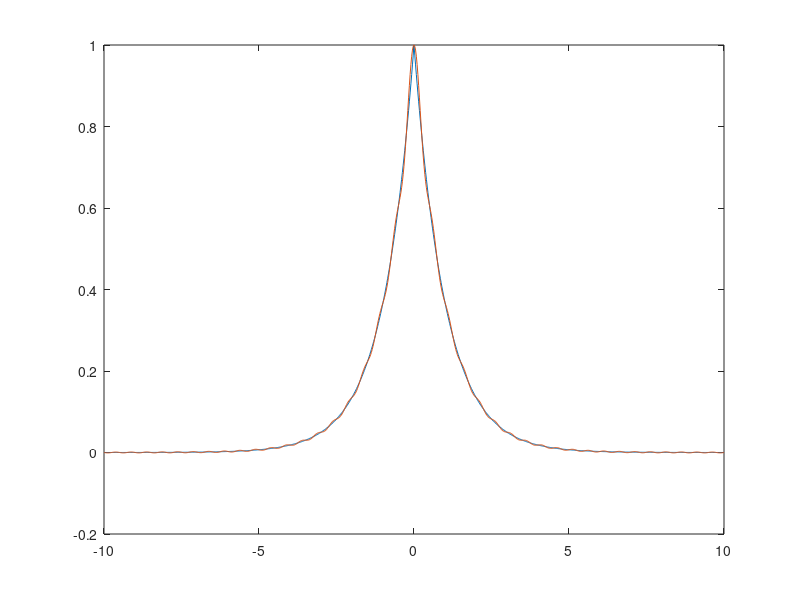
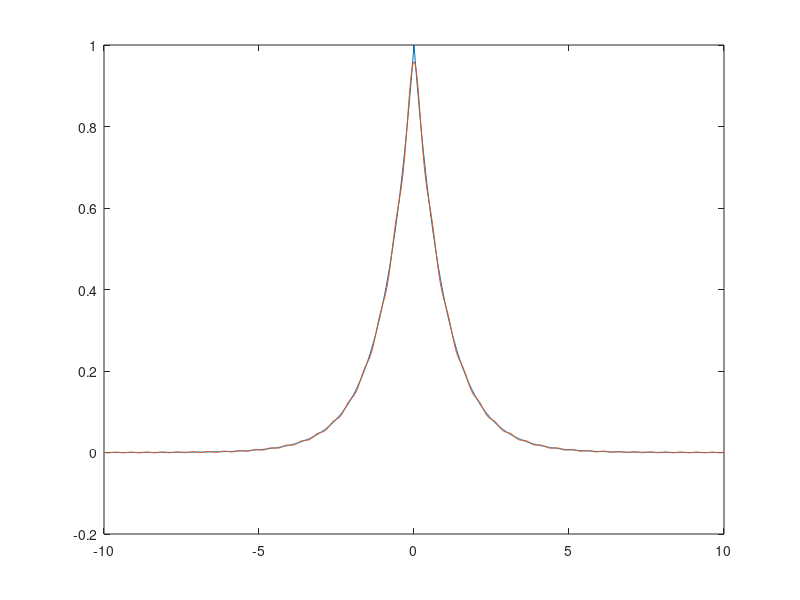

Source code (MATLAB) for these figures, in order:
%
% P4-1: This program is designed to help the reader to apprecite the impact
% of anti-aliasing filter.
%

%
% The first part of the program samples the signal without using any
% anti-aliasing filter and reconstruct the signal at a much higher rate.
% The recontructed signal is then compared with the continuous time signal
% which is presented by a dense set of samples.
%
clear all
Ts=0.25;L=10;
td=[-10:Ts:10];
xd=exp(-abs(td));
tc=[-10:Ts/L:10];
xc=exp(-abs(tc));
xr=zeros(1,length(xc));
N=(length(xd)-1)/2;
for n=-N:N
    nn=n+N+1;
    xr=xr+xd(nn)*sinc((tc-n*Ts)/Ts);
end
figure(1),plot(tc,xc,tc,xr)
e=xc-xr; e2=e*e'

%
% Here, anti-aliasing filter is applied before sampling. As above
% continuous-time signal is approximated by a dense grid of samples.

h=firpm(100,[0 1/L 1.5/L 1],[1 1 0 0]);
xf=conv(h,xc);
xf=xf(51:end-50);
xfd=xf(1:L:end);
xfr=zeros(1,length(xc));
N=(length(xfd)-1)/2;
for n=-N:N
    nn=n+N+1;
    xfr=xfr+xfd(nn)*sinc((tc-n*Ts)/Ts);
end
figure(2),plot(tc,xc,tc,xfr)
ef=xc-xfr; ef2=ef*ef'